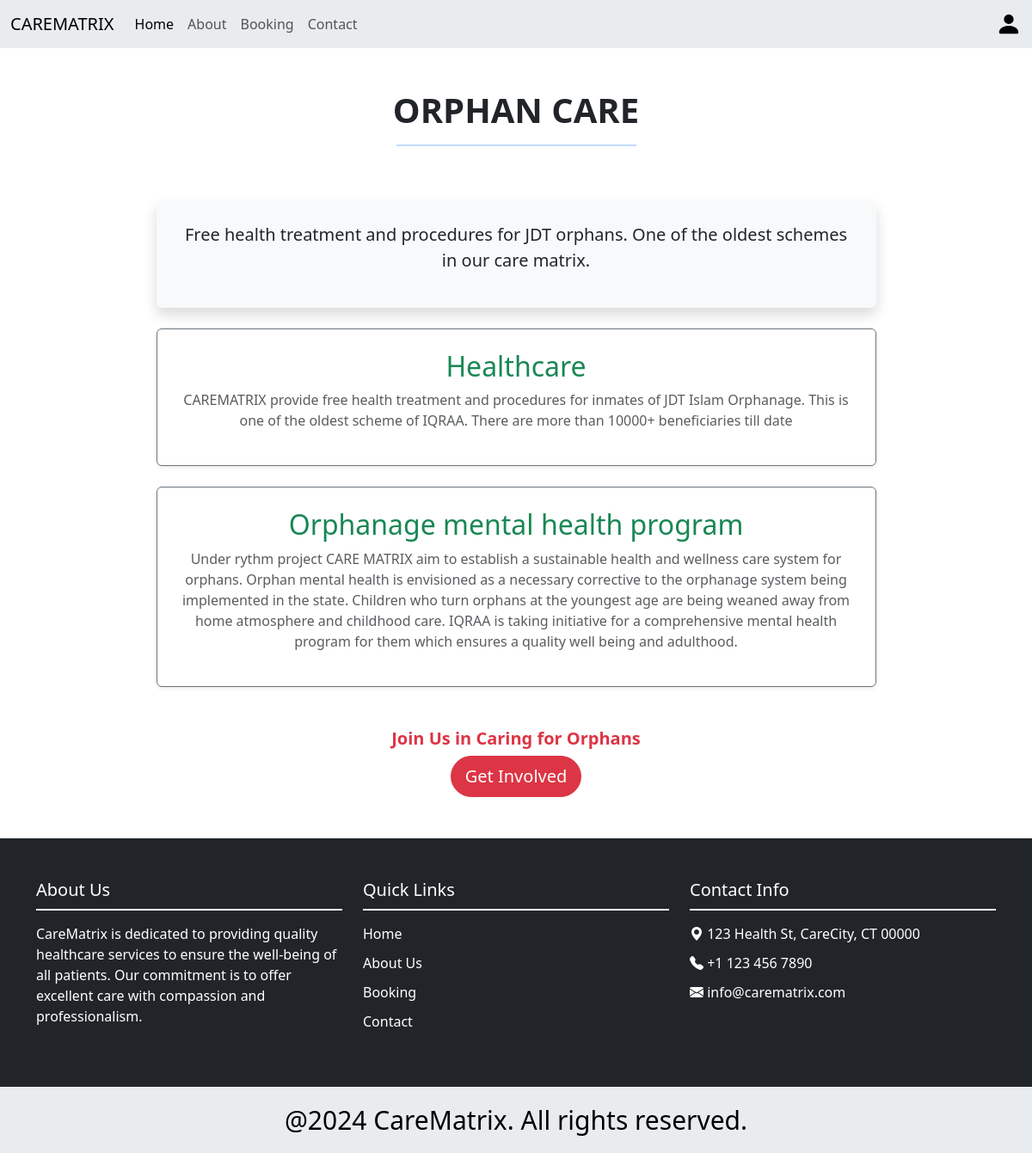
The page /orphan_care on the database as committed earlier.
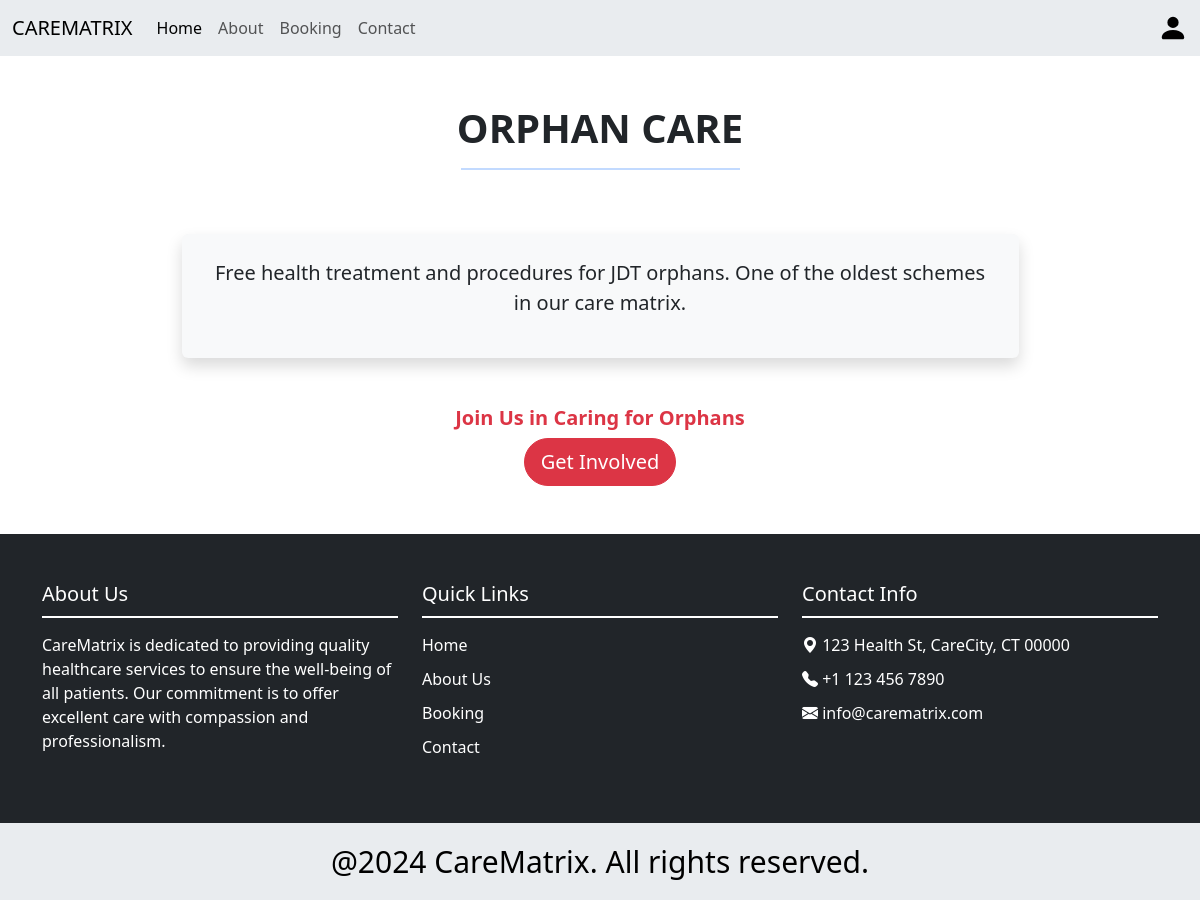
The same page on the database as committed later.
### app/models.py (models this page shows)
class Orpahan_care(models.Model):
     heading=models.CharField(max_length=200)
     description=models.TextField()

### app/views.py (the view)
# urls.py: path('orphan_care',views.orphan_care,name='orphan_care'),
def orphan_care(request):
    orph=Orpahan_care.objects.all()
    return render(request,'users/orphan_care.html',{'orphan_care':orph})

### template/users/orphan_care.html (shortened to what this page needs)
{% extends 'users/base.html' %}
{% block content %}
<div class="container my-5">
    <h1 class="text-center text-uppercase fw-bold text-dark">Orphan Care</h1>
    <hr class="w-25 mx-auto border border-primary"><br>
    <div class="mx-auto w-75 text-center text-dark p-4 my-4 bg-light rounded shadow">
        <p class="lead">
            Free health treatment and procedures for JDT orphans. One of the oldest schemes in our care matrix.
        </p>
    </div>
    {% for d in orphan_care %}
    <div class="mx-auto w-75 text-center p-4 my-4 bg-white rounded shadow-sm border border-secondary">
        <h2 class="text-success">{{ d.heading }}</h2>
        <p class="text-muted">{{ d.description }}</p>
    </div>
    {% endfor %}
    <div class="text-center mt-5">
        <p class="h5 text-danger fw-bold">Join Us in Caring for Orphans</p>
        <button class="btn btn-danger btn-lg rounded-pill">Get Involved</button>
    </div>
</div>
{% endblock %}

Rows that differ between the two databases and show on the page:
removed Orpahan_care: heading "Healthcare", description "CAREMATRIX provide free health treatment and procedures for inmates of JDT Islam Orphanage. This is one of the oldest scheme of IQRAA. There are more than 10000+ beneficiaries till date"
removed Orpahan_care: heading "Orphanage mental health program", description "Under rythm project CARE MATRIX aim to establish a sustainable health and wellness care system for orphans. Orphan mental health is envisioned as a necessary corrective to the orphanage system being implemented in the state. Children who turn orphans at the youngest age are being weaned away from home atmosphere and childhood care. IQRAA is taking initiative for a comprehensive mental health program for them which ensures a quality well being and adulthood."
